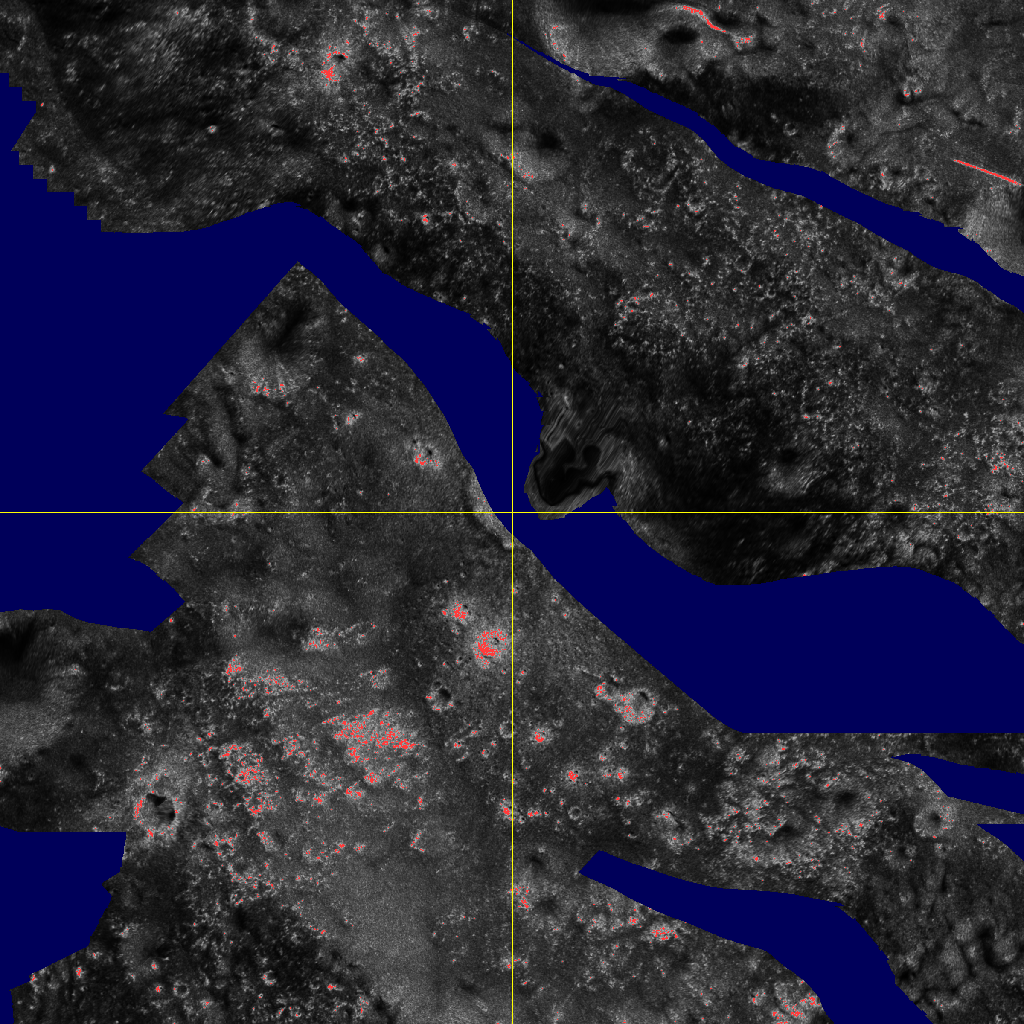

This chart was generated by the following Python code:
import numpy as np, rasterio
from PIL import Image

with rasterio.open("faustini_cpr_clip.tif") as s:
    print("bounds:", s.bounds, "| size:", s.width, "x", s.height)
    cpr = s.read(1)

valid = np.isfinite(cpr)
g = np.where(valid, np.clip(cpr / 1.5, 0, 1) * 255, 0).astype("uint8")
rgb = np.stack([g, g, g], -1)
rgb[valid & (cpr > 1)] = [255, 60, 60]       # CPR > 1 in red
rgb[~valid] = [0, 0, 90]                      # nodata in blue
h, w = g.shape
rgb[h//2-1:h//2+2, :] = [255, 255, 0]         # crosshair at the clip center
rgb[:, w//2-1:w//2+2] = [255, 255, 0]
Image.fromarray(rgb).resize((1024, 1024), Image.NEAREST).save("preview_cpr.png")
